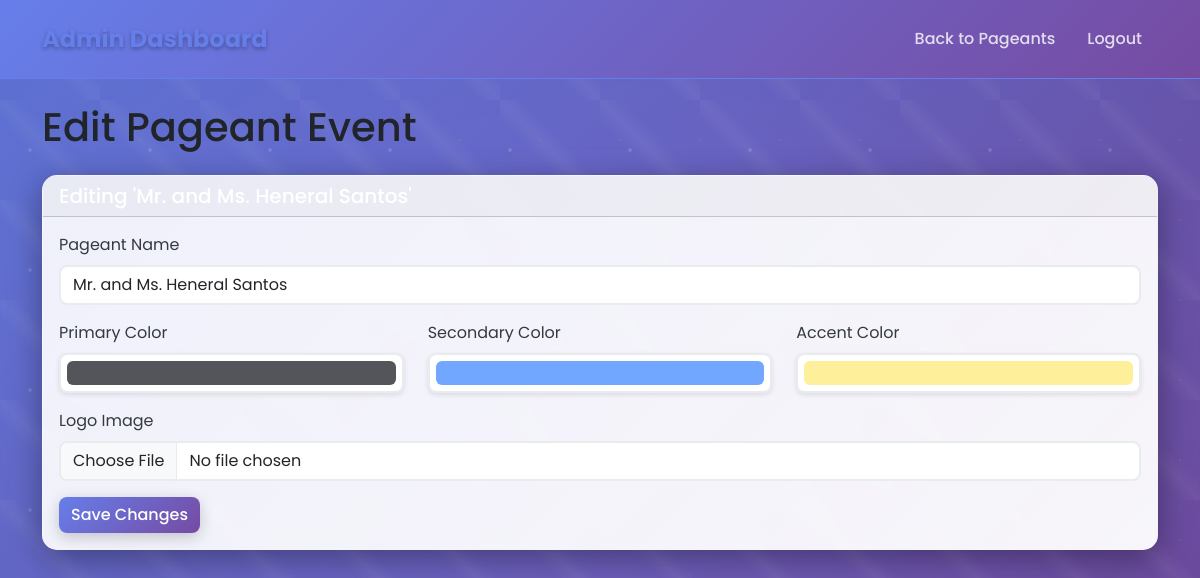
/admin/edit_pageant.php?id=1 (signed in), run on the app's committed database.
### tables this page shows
CREATE TABLE `pageants` (
  `id` int(11) NOT NULL,
  `name` varchar(255) NOT NULL,
  `theme` varchar(255) DEFAULT NULL,
  `gender_type` enum('female','male','both') NOT NULL DEFAULT 'female',
  `primary_color` varchar(7) DEFAULT '#667eea',
  `secondary_color` varchar(7) DEFAULT '#764ba2',
  `accent_color` varchar(7) DEFAULT '#ffd700',
  `logo_image` varchar(255) DEFAULT NULL,
  `created_at` timestamp NOT NULL DEFAULT current_timestamp()
);

### admin/edit_pageant.php (the view, shortened to what this page needs)
<?php
$database = new Database();
$db = $database->getConnection();
$pageant_id = $_GET['id'];
$stmt = $db->prepare("SELECT * FROM pageants WHERE id = ?");
$stmt->execute([$pageant_id]);
$pageant = $stmt->fetch(PDO::FETCH_ASSOC);
?>
<!DOCTYPE html>
<html lang="en">
<head>
    <link href="https://cdn.jsdelivr.net/npm/bootstrap@5.3.0/dist/css/bootstrap.min.css" rel="stylesheet">
    <link rel="stylesheet" href="https://cdnjs.cloudflare.com/ajax/libs/font-awesome/6.0.0/css/all.min.css">
    <link rel="stylesheet" href="../assets/css/style.css">
</head>
<body>
    <nav class="navbar navbar-expand-lg navbar-dark bg-primary">
        <div class="container">
            <a class="navbar-brand" href="dashboard.php">Admin Dashboard</a>
            <div class="navbar-nav ms-auto">
                <a class="nav-link" href="pageants.php">Back to Pageants</a>
                <a class="nav-link" href="../auth/logout.php">Logout</a>
            </div>
        </div>
    </nav>
    <div class="container mt-4">
        <h1 class="mb-4">Edit Pageant Event</h1>
        <div class="card">
            <div class="card-header">
                <h5 class="mb-0">Editing '<?php echo htmlspecialchars($pageant['name']); ?>'</h5>
            </div>
            <div class="card-body">
                <form method="POST" enctype="multipart/form-data">
                    <div class="mb-3">
                        <label for="pageant_name" class="form-label">Pageant Name</label>
                        <input type="text" class="form-control" id="pageant_name" name="pageant_name" value="<?php echo htmlspecialchars($pageant['name']); ?>" required>
                    </div>
                    <div class="row mb-3">
                        <div class="col-md-4">
                            <label for="primary_color" class="form-label">Primary Color</label>
                            <input type="color" class="form-control form-control-color" id="primary_color" name="primary_color" value="<?php echo htmlspecialchars($pageant['primary_color']); ?>">
                        </div>
                        <div class="col-md-4">
                            <label for="secondary_color" class="form-label">Secondary Color</label>
                            <input type="color" class="form-control form-control-color" id="secondary_color" name="secondary_color" value="<?php echo htmlspecialchars($pageant['secondary_color']); ?>">
                        </div>
                        <div class="col-md-4">
                            <label for="accent_color" class="form-label">Accent Color</label>
                            <input type="color" class="form-control form-control-color" id="accent_color" name="accent_color" value="<?php echo htmlspecialchars($pageant['accent_color']); ?>">
                        </div>
                    </div>
                    <div class="mb-3">
                        <label for="logo_image" class="form-label">Logo Image</label>
                        <input type="file" class="form-control" id="logo_image" name="logo_image" accept="image/*">
                    </div>
                    <button type="submit" class="btn btn-primary">Save Changes</button>
                </form>
            </div>
        </div>
    </div>
</body>
</html>

### assets/css/style.css (style rules this page uses)
:root { --primary-gradient: linear-gradient(135deg, #667eea 0%, #764ba2 100%); --secondary-gradient: linear-gradient(135deg, #f093fb 0%, #f5576c 100%); --success-gradient: linear-gradient(135deg, #4facfe 0%, #00f2fe 100%); --warning-gradient: linear-gradient(135deg, #43e97b 0%, #38f9d7 100%); --gold-gradient: linear-gradient(135deg, #ffd700 0%, #ffed4e 50%, #ffd700 100%); --silver-gradient: linear-gradient(135deg, #c0c0c0 0%, #e8e8e8 50%, #c0c0c0 100%); --bronze-gradient: linear-gradient(135deg, #cd7f32 0%, #daa520 50%, #cd7f32 100%); --royal-gradient: linear-gradient(135deg, #8B5CF6 0%, #A855F7 25%, #C084FC 50%, #DDD6FE 75%, #8B5CF6 100%); --diamond-gradient: linear-gradient(135deg, #E0E7FF 0%, #C7D2FE 25%, #A5B4FC 50%, #818CF8 75%, #6366F1 100%); --shadow-soft: 0 10px 40px rgba(0, 0, 0, 0.1); --shadow-medium: 0 15px 50px rgba(0, 0, 0, 0.15); --shadow-strong: 0 25px 80px rgba(0, 0, 0, 0.25); --shadow-glow: 0 0 40px rgba(255, 215, 0, 0.4); }
* { margin: 0; padding: 0; box-sizing: border-box; }
body { font-family: 'Poppins', sans-serif; background: linear-gradient(120deg, #f093fb 0%, #f5576c 25%, #764ba2 50%, #667eea 75%, #4facfe 100%); background-size: 400% 400%; background-attachment: fixed; animation: gradientShift 15s ease infinite; min-height: 100vh; overflow-x: hidden; position: relative; }
body::before { content: ''; position: fixed; top: 0; left: 0; width: 100%; height: 100%; background-image: radial-gradient(circle at 25% 25%, rgba(255, 255, 255, 0.15) 2px, transparent 2px), radial-gradient(circle at 75% 75%, rgba(255, 215, 0, 0.1) 1px, transparent 1px), radial-gradient(circle at 50% 50%, rgba(138, 92, 246, 0.1) 3px, transparent 3px), linear-gradient(45deg, transparent 40%, rgba(255, 255, 255, 0.05) 50%, transparent 60%); background-size: 120px 120px, 80px 80px, 200px 200px, 100px 100px; animation: particleFloat 25s linear infinite, sparkle 8s ease-in-out infinite; pointer-events: none; z-index: -1; }
body::after { content: ''; position: fixed; top: 0; left: 0; width: 100%; height: 100%; background: radial-gradient(ellipse at center, transparent 0%, rgba(0, 0, 0, 0.1) 100%); pointer-events: none; z-index: -1; }
.card { background: rgba(255, 255, 255, 0.1); backdrop-filter: blur(10px); border: 1px solid rgba(255, 255, 255, 0.2); border-radius: 15px; box-shadow: 0 8px 32px 0 rgba(0, 0, 0, 0.37); transition: transform 0.3s ease, box-shadow 0.3s ease; color: #fff; }
.card .card-header { color: #fff; font-weight: 600; }
.card .card-body { color: #fff; }
.card .form-label { color: #343a40 !important; }
.form-control-color { width: 100%; height: 40px; border: none; border-radius: 8px; cursor: pointer; box-shadow: 0 2px 5px rgba(0,0,0,0.1); }
.navbar { background: rgba(255, 255, 255, 0.1); backdrop-filter: blur(10px); border-bottom: 1px solid rgba(255, 255, 255, 0.2); padding: 1rem 0; transition: background 0.3s ease; }
.navbar-brand { font-weight: bold; font-size: 1.5rem; color: #fff !important; text-shadow: 0 2px 4px rgba(0,0,0,0.3); }
.navbar .nav-link { color: rgba(255, 255, 255, 0.8) !important; font-weight: 500; transition: color 0.3s ease; margin: 0 0.5rem; }
.btn-primary { background: var(--primary-gradient); border: none; color: white; font-weight: 500; transition: all 0.3s ease; box-shadow: 0 4px 15px rgba(0, 0, 0, 0.2); }
.btn { border-radius: 8px; font-weight: 500; transition: all 0.3s ease; }
.form-control, .form-select { border-radius: 8px; border: 2px solid #e9ecef; transition: border-color 0.3s ease; }

### data on the page
pageants: name "Mr. and Ms. Heneral Santos", pageant_name "Mr. and Ms. Heneral Santos", primary_color "#53555a", secondary_color "#71a7fe", accent_color "#feef9a"
